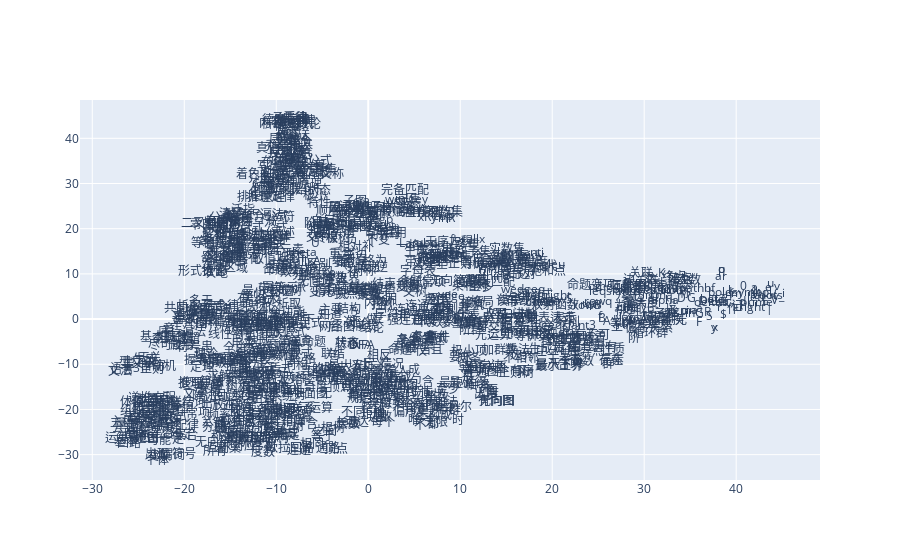

Notebook code for this chart:
### Code cell
%matplotlib inline
import matplotlib.pyplot as plt
from sklearn.decomposition import IncrementalPCA    # inital reduction
from sklearn.manifold import TSNE                   # final reduction
import numpy as np                                  # array handling


def reduce_dimensions(model):
    num_dimensions = 2  # final num dimensions (2D, 3D, etc)

    vectors = [] # positions in vector space
    labels = [] # keep track of words to label our data again later
    for word in model.wv.vocab:
        vectors.append(model.wv[word])
        labels.append(word)

    # convert both lists into numpy vectors for reduction
    vectors = np.asarray(vectors)
    labels = np.asarray(labels)

    # reduce using t-SNE
    vectors = np.asarray(vectors)
    tsne = TSNE(n_components=num_dimensions, random_state=0)
    vectors = tsne.fit_transform(vectors)

    x_vals = [v[0] for v in vectors]
    y_vals = [v[1] for v in vectors]
    return x_vals, y_vals, labels


x_vals, y_vals, labels = reduce_dimensions(model)

def plot_with_plotly(x_vals, y_vals, labels, plot_in_notebook=True):
    from plotly.offline import init_notebook_mode, iplot, plot
    import plotly.graph_objs as go

    trace = go.Scatter(x=x_vals, y=y_vals, mode='text', text=labels)
    data = [trace]

    if plot_in_notebook:
        init_notebook_mode(connected=True)
        iplot(data, filename='word-embedding-plot')
    else:
        plot(data, filename='word-embedding-plot.html')


def plot_with_matplotlib(x_vals, y_vals, labels):
    import matplotlib.pyplot as plt
    import random

    random.seed(0)

    plt.figure(figsize=(12, 12))
    plt.scatter(x_vals, y_vals)

    #
    # Label randomly subsampled 25 data points
    #
    indices = list(range(len(labels)))
    selected_indices = random.sample(indices, 25)
    for i in selected_indices:
        plt.annotate(labels[i], (x_vals[i], y_vals[i]))

try:
    get_ipython()
except Exception:
    plot_function = plot_with_matplotlib
else:
    plot_function = plot_with_plotly

plot_function(x_vals, y_vals, labels)
plt.show()

### Figure 1 — Plotly figure (JSON) as saved in the notebook; plotly's stock layout.template omitted (floating-point values rounded to 4 significant figures; data arrays with more than 128 entries replaced by an {"elided": "..."} marker saying what was removed)
{"data": [{"mode": "text", "text": {"elided": "899 str values"}, "x": {"elided": "899 float values"}, "y": {"elided": "899 float values"}, "type": "scatter"}], "layout": {}}
